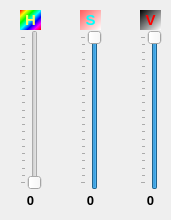
      <widget class="QWidget" name="tabHSV">
       <property name="autoFillBackground">
        <bool>true</bool>
       </property>
       <attribute name="title">
        <string>HSV</string>
       </attribute>
       <widget class="QSlider" name="verticalSliderS">
        <property name="geometry">
         <rect>
          <x>80</x>
          <y>30</y>
          <width>22</width>
          <height>160</height>
         </rect>
        </property>
        <property name="cursor">
         <cursorShape>SplitVCursor</cursorShape>
        </property>
        <property name="layoutDirection">
         <enum>Qt::LeftToRight</enum>
        </property>
        <property name="autoFillBackground">
         <bool>true</bool>
        </property>
        <property name="maximum">
         <number>100</number>
        </property>
        <property name="pageStep">
         <number>10</number>
        </property>
        <property name="value">
         <number>100</number>
        </property>
        <property name="orientation">
         <enum>Qt::Vertical</enum>
        </property>
        <property name="invertedAppearance">
         <bool>false</bool>
        </property>
        <property name="tickPosition">
         <enum>QSlider::TicksAbove</enum>
        </property>
        <property name="tickInterval">
         <number>5</number>
        </property>
       </widget>
       <widget class="QSlider" name="verticalSliderV">
        <property name="geometry">
         <rect>
          <x>140</x>
          <y>30</y>
          <width>22</width>
          <height>160</height>
         </rect>
        </property>
        <property name="cursor">
         <cursorShape>SplitVCursor</cursorShape>
        </property>
        <property name="layoutDirection">
         <enum>Qt::LeftToRight</enum>
        </property>
        <property name="autoFillBackground">
         <bool>true</bool>
        </property>
        <property name="maximum">
         <number>100</number>
        </property>
        <property name="value">
         <number>100</number>
        </property>
        <property name="orientation">
         <enum>Qt::Vertical</enum>
        </property>
        <property name="invertedAppearance">
         <bool>false</bool>
        </property>
        <property name="tickPosition">
         <enum>QSlider::TicksAbove</enum>
        </property>
        <property name="tickInterval">
         <number>5</number>
        </property>
       </widget>
       <widget class="QLabel" name="label_SVal">
        <property name="geometry">
         <rect>
          <x>80</x>
          <y>190</y>
          <width>21</width>
          <height>21</height>
         </rect>
        </property>
        <property name="font">
         <font>
          <pointsize>10</pointsize>
          <bold>true</bold>
          <stylestrategy>PreferAntialias</stylestrategy>
         </font>
        </property>
        <property name="text">
         <string>0</string>
        </property>
        <property name="alignment">
         <set>Qt::AlignCenter</set>
        </property>
       </widget>
       <widget class="QLabel" name="label_VVal">
        <property name="geometry">
         <rect>
          <x>140</x>
          <y>190</y>
          <width>21</width>
          <height>21</height>
         </rect>
        </property>
        <property name="font">
         <font>
          <pointsize>10</pointsize>
          <bold>true</bold>
          <stylestrategy>PreferAntialias</stylestrategy>
         </font>
        </property>
        <property name="text">
         <string>0</string>
        </property>
        <property name="alignment">
         <set>Qt::AlignCenter</set>
        </property>
       </widget>
       <widget class="QSlider" name="verticalSliderH">
        <property name="geometry">
         <rect>
          <x>20</x>
          <y>30</y>
          <width>22</width>
          <height>160</height>
         </rect>
        </property>
        <property name="cursor">
         <cursorShape>SplitVCursor</cursorShape>
        </property>
        <property name="layoutDirection">
         <enum>Qt::LeftToRight</enum>
        </property>
        <property name="autoFillBackground">
         <bool>true</bool>
        </property>
        <property name="maximum">
         <number>100</number>
        </property>
        <property name="orientation">
         <enum>Qt::Vertical</enum>
        </property>
        <property name="invertedAppearance">
         <bool>false</bool>
        </property>
        <property name="tickPosition">
         <enum>QSlider::TicksAbove</enum>
        </property>
        <property name="tickInterval">
         <number>5</number>
        </property>
       </widget>
       <widget class="QLabel" name="label_S">
        <property name="geometry">
         <rect>
          <x>80</x>
          <y>10</y>
          <width>21</width>
          <height>20</height>
         </rect>
        </property>
        <property name="font">
         <font>
          <pointsize>11</pointsize>
          <bold>true</bold>
          <stylestrategy>PreferAntialias</stylestrategy>
         </font>
        </property>
        <property name="layoutDirection">
         <enum>Qt::LeftToRight</enum>
        </property>
        <property name="styleSheet">
         <string notr="true">color: rgb(0, 255, 255);
background-color: qlineargradient(spread:pad, x1:0, y1:0, x2:1, y2:1, stop:0 rgba(255, 91, 91, 255), stop:1 rgba(255, 255, 255, 255));</string>
        </property>
        <property name="text">
         <string>S</string>
        </property>
        <property name="alignment">
         <set>Qt::AlignCenter</set>
        </property>
       </widget>
       <widget class="QLabel" name="label_HVal">
        <property name="geometry">
         <rect>
          <x>20</x>
          <y>190</y>
          <width>21</width>
          <height>21</height>
         </rect>
        </property>
        <property name="font">
         <font>
          <pointsize>10</pointsize>
          <bold>true</bold>
          <stylestrategy>PreferAntialias</stylestrategy>
         </font>
        </property>
        <property name="text">
         <string>0</string>
        </property>
        <property name="alignment">
         <set>Qt::AlignCenter</set>
        </property>
       </widget>
       <widget class="QLabel" name="label_H">
        <property name="geometry">
         <rect>
          <x>20</x>
          <y>10</y>
          <width>21</width>
          <height>20</height>
         </rect>
        </property>
        <property name="font">
         <font>
          <pointsize>11</pointsize>
          <bold>true</bold>
          <stylestrategy>PreferAntialias</stylestrategy>
         </font>
        </property>
        <property name="layoutDirection">
         <enum>Qt::LeftToRight</enum>
        </property>
        <property name="styleSheet">
         <string notr="true">color: rgb(255, 255, 92);
background-color: qlineargradient(spread:pad, x1:0, y1:0, x2:1, y2:1, stop:0 rgba(255, 0, 0, 255), stop:0.166 rgba(255, 255, 0, 255), stop:0.333 rgba(0, 255, 0, 255), stop:0.5 rgba(0, 255, 255, 255), stop:0.666 rgba(0, 0, 255, 255), stop:0.833 rgba(255, 0, 255, 255), stop:1 rgba(255, 0, 0, 255));</string>
        </property>
        <property name="text">
         <string>H</string>
        </property>
        <property name="alignment">
         <set>Qt::AlignCenter</set>
        </property>
       </widget>
       <widget class="QLabel" name="label_V">
        <property name="geometry">
         <rect>
          <x>140</x>
          <y>10</y>
          <width>21</width>
          <height>20</height>
         </rect>
        </property>
        <property name="font">
         <font>
          <pointsize>11</pointsize>
          <bold>true</bold>
          <stylestrategy>PreferAntialias</stylestrategy>
         </font>
        </property>
        <property name="layoutDirection">
         <enum>Qt::LeftToRight</enum>
        </property>
        <property name="styleSheet">
         <string notr="true">color: rgb(255, 0, 0);
background-color: qlineargradient(spread:pad, x1:0, y1:0, x2:1, y2:1, stop:0 rgba(0, 0, 0, 255), stop:1 rgba(255, 255, 255, 255));</string>
        </property>
        <property name="text">
         <string>V</string>
        </property>
        <property name="alignment">
         <set>Qt::AlignCenter</set>
        </property>
       </widget>
      </widget>
